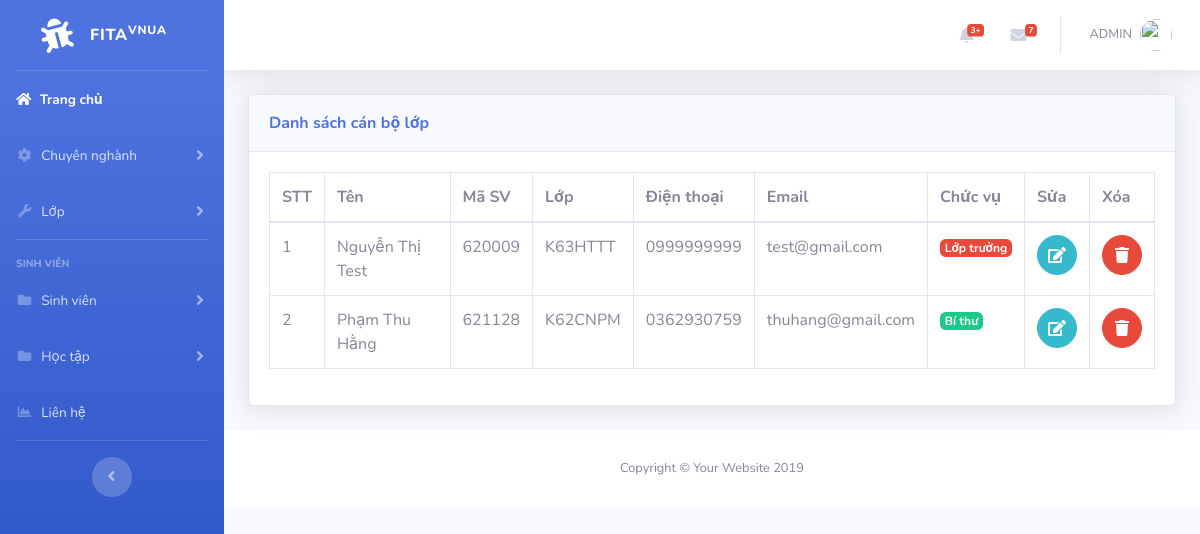
The page /official.php on the database as committed earlier.
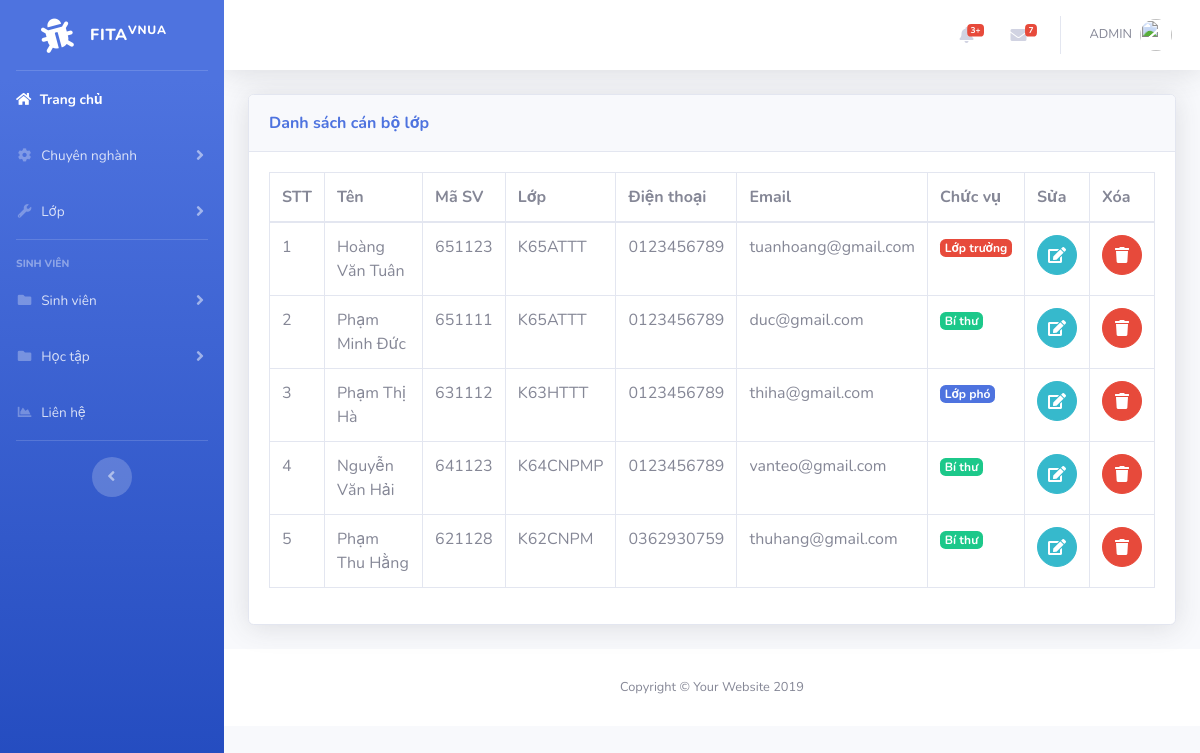
The same page on the database as committed later.
### tables this page shows
CREATE TABLE `student` (
  `id` int(11) NOT NULL,
  `name` varchar(50) NOT NULL,
  `code` varchar(6) NOT NULL,
  `class` varchar(50) NOT NULL,
  `phone` varchar(50) NOT NULL,
  `email` varchar(50) NOT NULL,
  `id_pos` int(6) NOT NULL
);

CREATE TABLE `class` (
  `id` int(11) NOT NULL,
  `tenlop` varchar(50) NOT NULL,
  `id_cn` int(11) NOT NULL,
  `gvcn` varchar(50) NOT NULL
);

### official.php (the view, shortened to what this page needs)
<?php
include('includes/header.php');
include('includes/navbar.php');
include('includes/connect.php');
?>
<div class="container-fluid">
<div class="card shadow mb-4">
  <div class="card-header py-3">
    <h7 class="m-0 font-weight-bold text-primary">Danh sách cán bộ lớp</h7>
  </div>
  <div class="card-body">
  <div class="table-responsive">
<?php
$query="SELECT class.tenlop,student.id, name, code,class , phone,email,id_pos FROM student INNER JOIN class ON class.id = student.class";
$query_run=mysqli_query($connect,$query);
 ?>
      <table class="table table-bordered" id="dataTable" width="100%" cellspacing="0">
        <thead>
          <tr>
            <th>STT</th>
            <th>Tên</th>
            <th>Mã SV</th>
            <th>Lớp</th>
            <th>Điện thoại</th>
            <th>Email</th>
            <th>Chức vụ</th>
            <th>Sửa</th>
            <th>Xóa</th>
          </tr>
        </thead>
        <tbody>
          <?php
              $no = 1;
              if(mysqli_num_rows($query_run)>0)
              {
                while($row=mysqli_fetch_assoc($query_run))
                {
                  ?>
                <?php
                    if($row['id_pos']!=0)
                    {
                ?>
                      <tr>
                        <td><?php echo $no; ?></td>
                        <td><?php echo $row['name']; ?></td>
                        <td><?php echo $row['code']; ?></td>
                        <td><?php echo $row['tenlop']; ?></td>
                        <td><?php echo $row['phone']; ?></td>
                        <td><?php echo $row['email']; ?></td>
                        <td>
                          <?php
                            if($row['id_pos']==1)
                            {
                              echo '<a href="#" class="badge badge-danger">Lớp trưởng</a>';
                            }
                            if($row['id_pos']==2)
                            {
                              echo '<a href="#" class="badge badge-success">Bí thư</a>';
                            }
                            if($row['id_pos']==3)
                            {
                              echo '<a  href="#" class="badge badge-primary">Lớp phó</a>';
                            }
                          ?>
                        </td>
                        <td>
                            <form action="edit.php" method="post">
                                <button  type="submit" name="edit_btn" class="btn btn-info btn-circle"><i class="fa fa-edit edit"></i></button>
                            </form>
                        </td>
                        <td>
                            <form action="code.php" method="post">
                              <button onclick="return confirm('Bạn có muốn xóa sinh viên')" href="code.php?id=<?php echo $row['name'];?>" type="submit" name="delete_btn" class="btn btn-danger btn-circle"><i class="fas fa-trash"></i></button>
                            </form>
                        </td>
                      </tr>
                    <?php
                     $no++;
                         }
                    ?>
                  <?php
                }
              }
              else
              {
                echo "Not found";
              }
           ?>
        </tbody>
      </table>
    </div>
  </div>
</div>
</div>
<?php
include('includes/footer.php');
?>

### includes/header.php (shortened to what this page needs)
<!DOCTYPE html>
<html lang="en">
<head>
  <link href="vendor/fontawesome-free/css/all.min.css" rel="stylesheet" type="text/css">
  <link href="https://cdn.datatables.net/1.10.21/css/jquery.dataTables.min.css" rel="stylesheet" >
  <link href="css/sb-admin-2.min.css" rel="stylesheet">
</head>
<body id="page-top">
  <div id="wrapper">

### includes/navbar.php (shortened to what this page needs)
   <ul class="navbar-nav bg-gradient-primary sidebar sidebar-dark accordion" id="accordionSidebar">
<a class="sidebar-brand d-flex align-items-center justify-content-center" href="index.php">
  <div class="sidebar-brand-icon rotate-n-15">
    <i class="fas fa-bug"></i>
  </div>
  <div class="sidebar-brand-text mx-3">FITA<sup>Vnua</sup></div>
</a>
<hr class="sidebar-divider my-0">
<li class="nav-item active">
  <a class="nav-link" href="index.php">
    <i class="fas fa-home"></i>
    <span>Trang chủ</span></a>
</li>
<li class="nav-item">
  <a class="nav-link collapsed" href="#" data-toggle="collapse" data-target="#collapseTwo" aria-expanded="true" aria-controls="collapseTwo">
    <i class="fas fa-fw fa-cog"></i>
    <span>Chuyên nghành</span>
  </a>
</li>
<li class="nav-item">
  <a class="nav-link collapsed" href="#" data-toggle="collapse" data-target="#collapseUtilities" aria-expanded="true" aria-controls="collapseUtilities">
    <i class="fas fa-fw fa-wrench"></i>
    <span>Lớp</span>
  </a>
</li>
<hr class="sidebar-divider">
<div class="sidebar-heading">
  Sinh viên
</div>
<li class="nav-item">
  <a class="nav-link collapsed" href="#" data-toggle="collapse" data-target="#collapsePages" aria-expanded="true" aria-controls="collapsePages">
    <i class="fas fa-fw fa-folder"></i>
    <span>Sinh viên</span>
  </a>
</li>
<li class="nav-item">
  <a class="nav-link collapsed" href="#" data-toggle="collapse" data-target="#collapsePages" aria-expanded="true" aria-controls="collapsePages">
    <i class="fas fa-fw fa-folder"></i>
    <span>Học tập</span>
  </a>
</li>
<li class="nav-item">
  <a class="nav-link" href="parent.php">
    <i class="fas fa-fw fa-chart-area"></i>
    <span>Liên hệ</span></a>
</li>
<hr class="sidebar-divider d-none d-md-block">
<div class="text-center d-none d-md-inline">
  <button class="rounded-circle border-0" id="sidebarToggle"></button>
</div>
</ul>
    <div id="content-wrapper" class="d-flex flex-column">
      <div id="content">
        <nav class="navbar navbar-expand navbar-light bg-white topbar mb-4 static-top shadow">
          <ul class="navbar-nav ml-auto">
            <li class="nav-item dropdown no-arrow mx-1">
              <a class="nav-link dropdown-toggle" href="#" id="alertsDropdown" role="button" data-toggle="dropdown" aria-haspopup="true" aria-expanded="false">
                <i class="fas fa-bell fa-fw"></i>
                <span class="badge badge-danger badge-counter">3+</span>
              </a>
            </li>
            <li class="nav-item dropdown no-arrow mx-1">
              <a class="nav-link dropdown-toggle" href="#" id="messagesDropdown" role="button" data-toggle="dropdown" aria-haspopup="true" aria-expanded="false">
                <i class="fas fa-envelope fa-fw"></i>
                <span class="badge badge-danger badge-counter">7</span>
              </a>
            </li>
            <li class="nav-item dropdown no-arrow">
              <a class="nav-link dropdown-toggle" href="#" id="userDropdown" role="button" data-toggle="dropdown" aria-haspopup="true" aria-expanded="false">
                <span class="mr-2 d-none d-lg-inline text-gray-600 small">
               ADMIN
                </span>
                <img class="img-profile rounded-circle" src="https://cdn.pixabay.com/photo/2016/09/01/08/24/smiley-1635449_960_720.png">
              </a>
            </li>
          </ul>
        </nav>

### includes/footer.php
      <footer class="sticky-footer bg-white">
        <div class="container my-auto">
          <div class="copyright text-center my-auto">
            <span>Copyright &copy; Your Website 2019</span>
          </div>
        </div>
      </footer>
</body>
</html>

Rows that differ between the two databases and show on the page:
removed student: name "Nguyễn Thị Test", code "620009", class.tenlop "K63HTTT", phone "0999999999", email "test@gmail.com", id_pos "Lớp trưởng"
added student: name "Hoàng Văn Tuân", code "651123", class.tenlop "K65ATTT", phone "0123456789", email "tuanhoang@gmail.com", id_pos "Lớp trưởng"
added student: name "Phạm Minh Đức", code "651111", class.tenlop "K65ATTT", phone "0123456789", email "duc@gmail.com", id_pos "Bí thư"
added student: name "Phạm Thị Hà", code "631112", class.tenlop "K63HTTT", phone "0123456789", email "thiha@gmail.com", id_pos "Lớp phó"
added student: name "Nguyễn Văn Hải", code "641123", class.tenlop "K64CNPMP", phone "0123456789", email "vanteo@gmail.com", id_pos "Bí thư"
